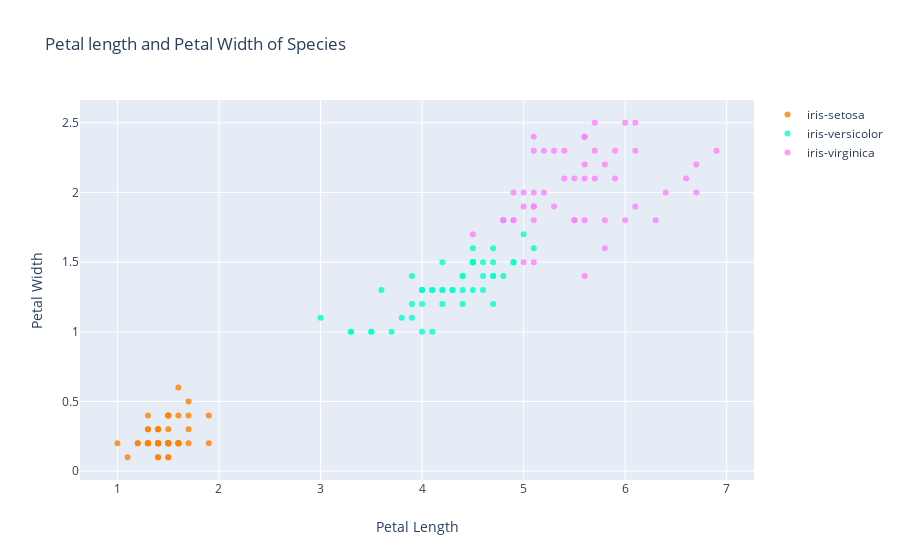

Here is the notebook cell this chart was saved with:
### Markdown cell above
# Relation Between Petal Length And Petal Width

### Code cell
#import graph_obj as go
import plotly.graph_objs as go

#split the datasets according to the respective species so that
#easier while plotting scatter plots
df1=iris_df.iloc[:50,:]
df2=iris_df.iloc[50:100,:]
df3=iris_df.iloc[100:150,:]
#creating traces
trace1 = go.Scatter(
    #x=x-axis
    x=df1.petal_length,
    #y=y-axis
    y=df1.petal_width,
    #mode defines the type of plot eg-lines,markers,line+markers
    mode='markers',
    #name pf the plots
    name='iris-setosa',
    #markers->color and alpha of the respective trace
    marker=dict(color = 'rgba(255, 128, 2, 0.8)'),
    #the hover text
    text=df1.species)
trace2 = go.Scatter(
    x=df2.petal_length,
    y=df2.petal_width,
    mode='markers',
    name='iris-versicolor',
    marker=dict(color = 'rgba(0, 255, 200, 0.8)'),
    text=df2.species)
trace3 = go.Scatter(
    x=df3.petal_length,
    y=df3.petal_width,
    mode='markers',
    name='iris-virginica',
    marker=dict(color = 'rgba(255, 128, 255, 0.8)'),
    text=df3.species)
#a list of all the traces
data_list=[trace1,trace2,trace3]
#it is a dictionary containing info about title,axis etc
layout=dict(title='Petal length and Petal Width of Species',
               xaxis=dict(title='Petal Length',ticklen=5,zeroline=False),
               yaxis=dict(title='Petal Width',ticklen=5,zeroline=False)
            )
#fig object includes data and layout
fig=dict(data=data_list,layout=layout)
#plotting the fig
py.offline.iplot(fig)

### Figure 1 — Plotly figure (JSON) as saved in the notebook; plotly's stock layout.template omitted (floating-point values rounded to 4 significant figures)
{"data": [{"name": "iris-setosa", "text": ["iris-sesota", "iris-sesota", "iris-sesota", "iris-sesota", "iris-sesota", "iris-sesota", "iris-sesota", "iris-sesota", "iris-sesota", "iris-sesota", "iris-sesota", "iris-sesota", "iris-sesota", "iris-sesota", "iris-sesota", "iris-sesota", "iris-sesota", "iris-sesota", "iris-sesota", "iris-sesota", "iris-sesota", "iris-sesota", "iris-sesota", "iris-sesota", "iris-sesota", "iris-sesota", "iris-sesota", "iris-sesota", "iris-sesota", "iris-sesota", "iris-sesota", "iris-sesota", "iris-sesota", "iris-sesota", "iris-sesota", "iris-sesota", "iris-sesota", "iris-sesota", "iris-sesota", "iris-sesota", "iris-sesota", "iris-sesota", "iris-sesota", "iris-sesota", "iris-sesota", "iris-sesota", "iris-sesota", "iris-sesota", "iris-sesota", "iris-sesota"], "y": [0.2, 0.2, 0.2, 0.2, 0.2, 0.4, 0.3, 0.2, 0.2, 0.1, 0.2, 0.2, 0.1, 0.1, 0.2, 0.4, 0.4, 0.3, 0.3, 0.3, 0.2, 0.4, 0.2, 0.5, 0.2, 0.2, 0.4, 0.2, 0.2, 0.2, 0.2, 0.4, 0.1, 0.2, 0.2, 0.2, 0.2, 0.1, 0.2, 0.2, 0.3, 0.3, 0.2, 0.6, 0.4, 0.3, 0.2, 0.2, 0.2, 0.2], "mode": "markers", "marker": {"color": "rgba(255, 128, 2, 0.8)"}, "x": [1.4, 1.4, 1.3, 1.5, 1.4, 1.7, 1.4, 1.5, 1.4, 1.5, 1.5, 1.6, 1.4, 1.1, 1.2, 1.5, 1.3, 1.4, 1.7, 1.5, 1.7, 1.5, 1, 1.7, 1.9, 1.6, 1.6, 1.5, 1.4, 1.6, 1.6, 1.5, 1.5, 1.4, 1.5, 1.2, 1.3, 1.4, 1.3, 1.5, 1.3, 1.3, 1.3, 1.6, 1.9, 1.4, 1.6, 1.4, 1.5, 1.4], "type": "scatter"}, {"name": "iris-versicolor", "text": ["iris-versicolor", "iris-versicolor", "iris-versicolor", "iris-versicolor", "iris-versicolor", "iris-versicolor", "iris-versicolor", "iris-versicolor", "iris-versicolor", "iris-versicolor", "iris-versicolor", "iris-versicolor", "iris-versicolor", "iris-versicolor", "iris-versicolor", "iris-versicolor", "iris-versicolor", "iris-versicolor", "iris-versicolor", "iris-versicolor", "iris-versicolor", "iris-versicolor", "iris-versicolor", "iris-versicolor", "iris-versicolor", "iris-versicolor", "iris-versicolor", "iris-versicolor", "iris-versicolor", "iris-versicolor", "iris-versicolor", "iris-versicolor", "iris-versicolor", "iris-versicolor", "iris-versicolor", "iris-versicolor", "iris-versicolor", "iris-versicolor", "iris-versicolor", "iris-versicolor", "iris-versicolor", "iris-versicolor", "iris-versicolor", "iris-versicolor", "iris-versicolor", "iris-versicolor", "iris-versicolor", "iris-versicolor", "iris-versicolor", "iris-versicolor"], "y": [1.4, 1.5, 1.5, 1.3, 1.5, 1.3, 1.6, 1, 1.3, 1.4, 1, 1.5, 1, 1.4, 1.3, 1.4, 1.5, 1, 1.5, 1.1, 1.8, 1.3, 1.5, 1.2, 1.3, 1.4, 1.4, 1.7, 1.5, 1, 1.1, 1, 1.2, 1.6, 1.5, 1.6, 1.5, 1.3, 1.3, 1.3, 1.2, 1.4, 1.2, 1, 1.3, 1.2, 1.3, 1.3, 1.1, 1.3], "mode": "markers", "marker": {"color": "rgba(0, 255, 200, 0.8)"}, "x": [4.7, 4.5, 4.9, 4, 4.6, 4.5, 4.7, 3.3, 4.6, 3.9, 3.5, 4.2, 4, 4.7, 3.6, 4.4, 4.5, 4.1, 4.5, 3.9, 4.8, 4, 4.9, 4.7, 4.3, 4.4, 4.8, 5, 4.5, 3.5, 3.8, 3.7, 3.9, 5.1, 4.5, 4.5, 4.7, 4.4, 4.1, 4, 4.4, 4.6, 4, 3.3, 4.2, 4.2, 4.2, 4.3, 3, 4.1], "type": "scatter"}, {"name": "iris-virginica", "text": ["iris-virginica", "iris-virginica", "iris-virginica", "iris-virginica", "iris-virginica", "iris-virginica", "iris-virginica", "iris-virginica", "iris-virginica", "iris-virginica", "iris-virginica", "iris-virginica", "iris-virginica", "iris-virginica", "iris-virginica", "iris-virginica", "iris-virginica", "iris-virginica", "iris-virginica", "iris-virginica", "iris-virginica", "iris-virginica", "iris-virginica", "iris-virginica", "iris-virginica", "iris-virginica", "iris-virginica", "iris-virginica", "iris-virginica", "iris-virginica", "iris-virginica", "iris-virginica", "iris-virginica", "iris-virginica", "iris-virginica", "iris-virginica", "iris-virginica", "iris-virginica", "iris-virginica", "iris-virginica", "iris-virginica", "iris-virginica", "iris-virginica", "iris-virginica", "iris-virginica", "iris-virginica", "iris-virginica", "iris-virginica", "iris-virginica", "iris-virginica"], "y": [2.5, 1.9, 2.1, 1.8, 2.2, 2.1, 1.7, 1.8, 1.8, 2.5, 2, 1.9, 2.1, 2, 2.4, 2.3, 1.8, 2.2, 2.3, 1.5, 2.3, 2, 2, 1.8, 2.1, 1.8, 1.8, 1.8, 2.1, 1.6, 1.9, 2, 2.2, 1.5, 1.4, 2.3, 2.4, 1.8, 1.8, 2.1, 2.4, 2.3, 1.9, 2.3, 2.5, 2.3, 1.9, 2, 2.3, 1.8], "mode": "markers", "marker": {"color": "rgba(255, 128, 255, 0.8)"}, "x": [6, 5.1, 5.9, 5.6, 5.8, 6.6, 4.5, 6.3, 5.8, 6.1, 5.1, 5.3, 5.5, 5, 5.1, 5.3, 5.5, 6.7, 6.9, 5, 5.7, 4.9, 6.7, 4.9, 5.7, 6, 4.8, 4.9, 5.6, 5.8, 6.1, 6.4, 5.6, 5.1, 5.6, 6.1, 5.6, 5.5, 4.8, 5.4, 5.6, 5.1, 5.1, 5.9, 5.7, 5.2, 5, 5.2, 5.4, 5.1], "type": "scatter"}], "layout": {"yaxis": {"zeroline": false, "ticklen": 5, "title": {"text": "Petal Width"}}, "xaxis": {"zeroline": false, "ticklen": 5, "title": {"text": "Petal Length"}}, "title": {"text": "Petal length and Petal Width of Species"}}}
